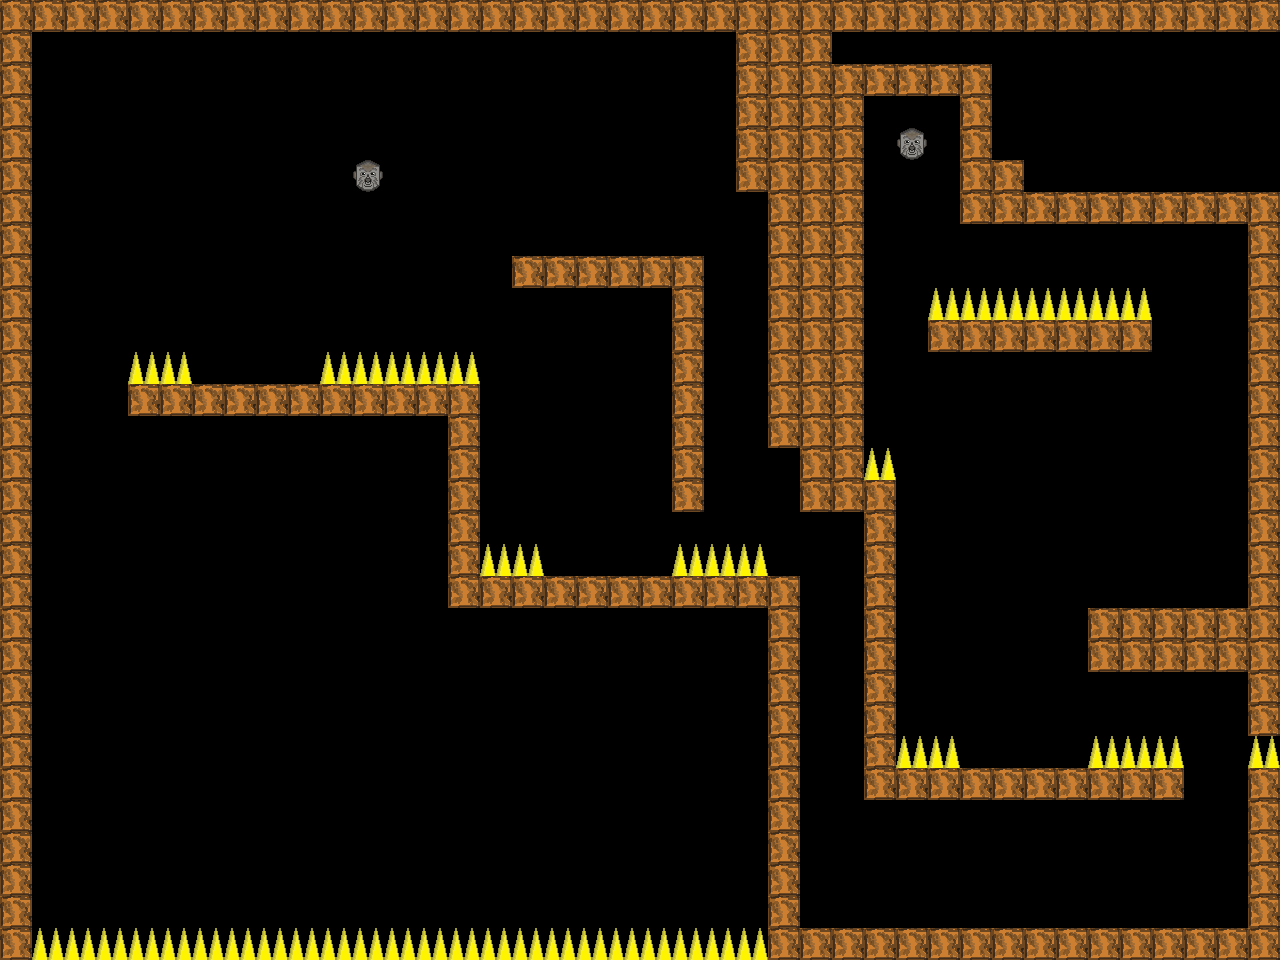

Tiled map render using the project's own tile images. Description and the map definition, with tile-layer contents summarised, below:
An orthogonal 40x30 tile map with 32x32 px tiles, 1 tile layer (Warstwa Kafelków 1).

<map version="1.2" tiledversion="1.3.4" orientation="orthogonal" renderorder="left-up" width="40" height="30" tilewidth="32" tileheight="32" infinite="0" nextlayerid="3" nextobjectid="1">
 <editorsettings>
  <export target="test1..tmx" format="tmx" />
 </editorsettings>
 <tileset firstgid="1" name="sheep2" tilewidth="32" tileheight="32" tilecount="4" columns="2">
  <image source="../sheep3.bmp" trans="000000" width="64" height="64" />
 </tileset>
 <layer id="1" name="Warstwa Kafelków 1" width="40" height="30">
  <data>[1200 cells, 308 non-empty, 3 distinct tile ids]</data>
 </layer>
</map>